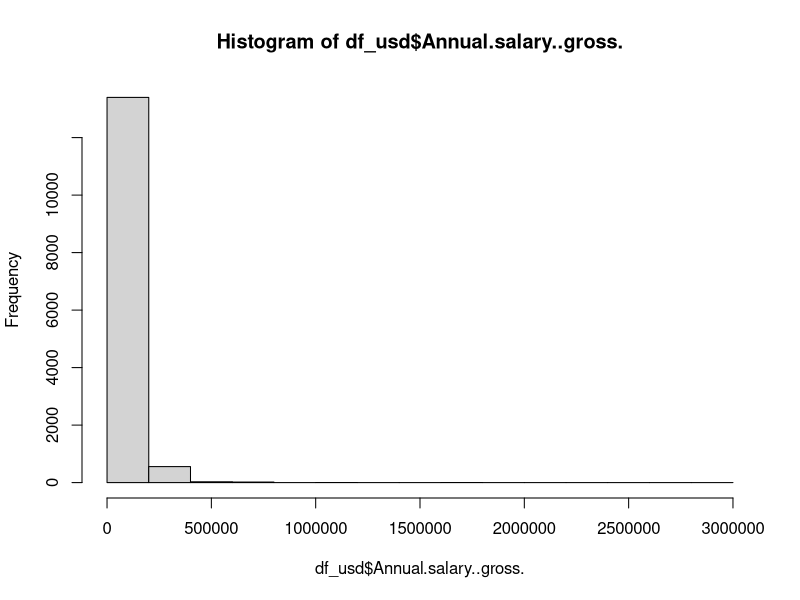
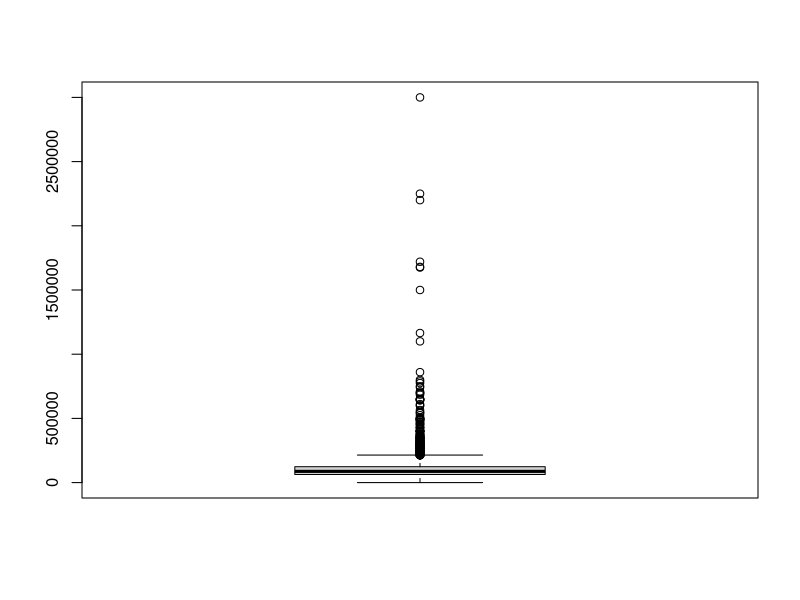
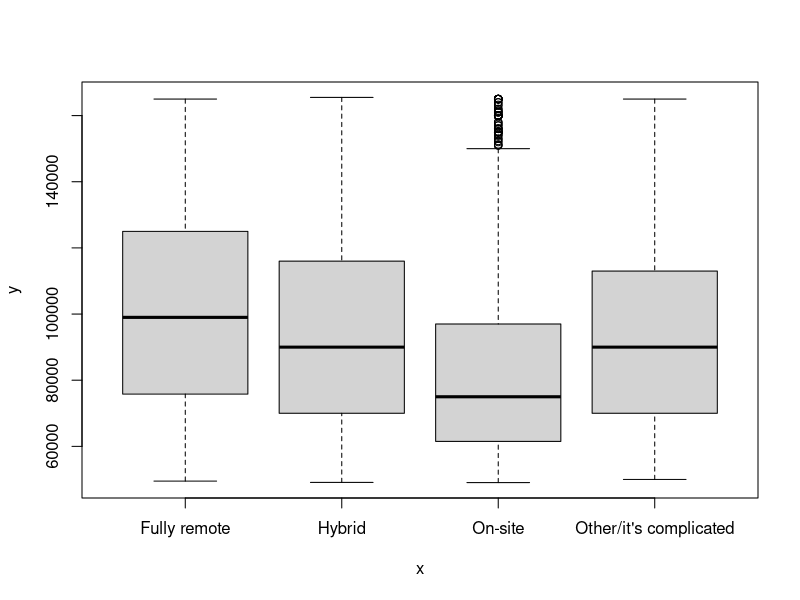

Source code (R) for these figures, in order:
## ---- chunk 1
knitr::opts_chunk$set(echo = TRUE)
## ---- chunk 2
if (!require(tidyverse)){
  install.packages("tidyverse")
}
library("tidyverse")
## ---- chunk 3
df <- read.csv("2023_Salary_Survey.csv")
## ---- chunk 4
# data  examination with base R

str(df)
## ---- chunk 5
# data  examination with the tidyverse

glimpse(df)
## ---- chunk 6
df_temp <- df[grep("Mexico", df$Country, ignore.case = TRUE), ]
df_temp$Country
## ---- chunk 7
df_temp <- df %>% 
  filter(grepl("Mexico", Country, ignore.case = TRUE))
df_temp$Country
## ---- chunk 8
# try again
df_temp <- df # copy df

for (i in 1:length(df)){
    if (grepl("Mexico", df_temp$Country[i], ignore.case = TRUE)){
        df_temp$Country[i] <- "Mexico"
  }
}
## ---- chunk 9
# another way
df_temp <- df # copy df

df_temp$Country <- ifelse(grepl("Mexico", df_temp$Country, ignore.case = TRUE), "Mexico", df_temp$Country)

## ---- chunk 10
df_temp <- df # copy df

df_temp <- df_temp %>% 
  mutate(Country = ifelse(grepl("Mexico", df_temp$Country, ignore.case = TRUE), "Mexico", Country)) 

## ---- chunk 11
df_temp <- df # copy df

# 
us_patterns <- c("United States", " US", "U.S.")
for (pattern in us_patterns){
    df_temp <- df_temp %>% 
        mutate(Country = ifelse(grepl(pattern, Country, ignore.case = TRUE), "United States", Country)) 
}

df_temp <- df_temp %>% 
  mutate(Country = ifelse(grepl("Canada", df_temp$Country, ignore.case = TRUE), "Canada", Country)) 

df_temp <- df_temp %>% 
  mutate(Country = ifelse(grepl("Mexico", df_temp$Country, ignore.case = TRUE), "Mexico", Country)) 

## ---- chunk 12
sum(grepl("U.S.", df$Country, ignore.case = TRUE)) 
sum(grepl(" us", df$Country, ignore.case = TRUE)) 
sum(grepl("United States", df$Country, ignore.case = TRUE)) 
sum(df_temp$Country == "United States")
## ---- chunk 13
north_america <- c("United States", "Mexico", "Canada")


df_north_america <- 
  filter(df_temp, Country == "United States" | Country == "Mexico" | Country == "Canada")

# make Country a factor
df_north_america$Country <- as.factor(df_north_america$Country)        
levels(df_north_america$Country)

## ---- chunk 14
 unique(df_north_america$Currency)
## ---- chunk 15
df_usd <- 
  filter(df_north_america, Currency == "USD")

hist(df_usd$Annual.salary..gross.)
  
## ---- chunk 16
colnames(df_usd)
colnames(df_usd)[7] <- "Salary"
names(df_usd)
## ---- chunk 17
summary(df_usd$Salary)
## ---- chunk 18
boxplot(df_usd$Salary)
## ---- chunk 19
sum(df_usd$Salary > 123690)
glimpse(sort(df_usd$Salary))
glimpse(sort(df_usd$Salary, decreasing = TRUE))
## ---- chunk 20
cut_offs <- quantile(df_usd$Salary, c(.1, .9))
cut_offs
## ---- chunk 21
df_usd <- 
  filter(df_usd, Salary > cut_offs[1] & Salary < cut_offs[2])

range(df_usd$Salary)
## ---- chunk 22
df_usd$Remote <- as.factor(df_usd$Remote.or.on.site.)
contrasts(df_usd$Remote)

df_usd$Remote.or.on.site. <- NULL # delete the column
## ---- chunk 23
df_usd <- 
  filter(df_usd, Remote != "")

# now update the factor levels
df_usd$Remote <- droplevels(df_usd$Remote)

plot(df_usd$Remote, df_usd$Salary)
## ---- chunk 24
tb_usd <- as_tibble(df_usd)
str(tb_usd)
## ---- chunk 25
tb <- as_tibble(df)

top_n(tb, 10, df$How.old.are.you.)
## ---- chunk 26
tb$Age <- as.factor(tb$How.old.are.you.)
tb$How.old.are.you. <- NULL

tb$Salary <- tb$Annual.salary..gross.
tb$Annual.salary..gross. <- NULL
## ---- chunk 27
tb %>%
  summarize(Older = sum(Age == "65 or over"), Tech = sum(Industry == "Computing or Tech") )
## ---- chunk 28
tb %>% 
  group_by(Age) %>%
  summarize(median_Salary = median(Salary))
